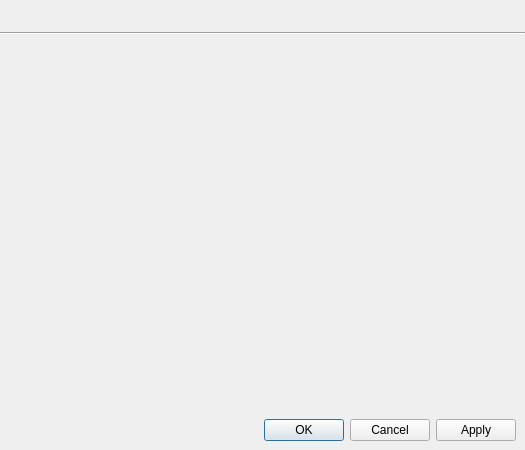
<?xml version="1.0" encoding="UTF-8"?>
<ui version="4.0">
 <class>GradientDialog</class>
 <widget class="QDialog" name="GradientDialog">
  <property name="geometry">
   <rect>
    <x>0</x>
    <y>0</y>
    <width>525</width>
    <height>450</height>
   </rect>
  </property>
  <property name="windowTitle">
   <string>Edit Gradient</string>
  </property>
  <layout class="QVBoxLayout" name="topLayout" stretch="0,0,1">
   <property name="spacing">
    <number>0</number>
   </property>
   <property name="margin">
    <number>0</number>
   </property>
   <item>
    <widget class="XmlUi::GradientWidget" name="promptWidget" native="true">
     <layout class="QHBoxLayout" name="promptLayout" stretch="0,1">
      <property name="spacing">
       <number>10</number>
      </property>
      <item>
       <widget class="QLabel" name="promptPixmap"/>
      </item>
      <item>
       <widget class="QLabel" name="promptLabel">
        <property name="wordWrap">
         <bool>true</bool>
        </property>
       </widget>
      </item>
     </layout>
    </widget>
   </item>
   <item>
    <widget class="Line" name="line">
     <property name="orientation">
      <enum>Qt::Horizontal</enum>
     </property>
    </widget>
   </item>
   <item>
    <widget class="QWidget" name="mainWidget" native="true">
     <layout class="QVBoxLayout" name="verticalLayout">
      <property name="spacing">
       <number>9</number>
      </property>
      <item>
       <widget class="GradientEditor" name="gradient" native="true"/>
      </item>
      <item>
       <widget class="QDialogButtonBox" name="buttonBox">
        <property name="orientation">
         <enum>Qt::Horizontal</enum>
        </property>
        <property name="standardButtons">
         <set>QDialogButtonBox::Apply|QDialogButtonBox::Cancel|QDialogButtonBox::Ok</set>
        </property>
       </widget>
      </item>
     </layout>
    </widget>
   </item>
  </layout>
 </widget>
 <customwidgets>
  <customwidget>
   <class>XmlUi::GradientWidget</class>
   <extends>QWidget</extends>
   <header>xmlui/gradientwidget.h</header>
   <container>1</container>
  </customwidget>
  <customwidget>
   <class>GradientEditor</class>
   <extends>QWidget</extends>
   <header>gradienteditor.h</header>
   <container>1</container>
  </customwidget>
 </customwidgets>
 <resources/>
 <connections>
  <connection>
   <sender>buttonBox</sender>
   <signal>accepted()</signal>
   <receiver>GradientDialog</receiver>
   <slot>accept()</slot>
   <hints>
    <hint type="sourcelabel">
     <x>248</x>
     <y>254</y>
    </hint>
    <hint type="destinationlabel">
     <x>157</x>
     <y>274</y>
    </hint>
   </hints>
  </connection>
  <connection>
   <sender>buttonBox</sender>
   <signal>rejected()</signal>
   <receiver>GradientDialog</receiver>
   <slot>reject()</slot>
   <hints>
    <hint type="sourcelabel">
     <x>316</x>
     <y>260</y>
    </hint>
    <hint type="destinationlabel">
     <x>286</x>
     <y>274</y>
    </hint>
   </hints>
  </connection>
 </connections>
</ui>
